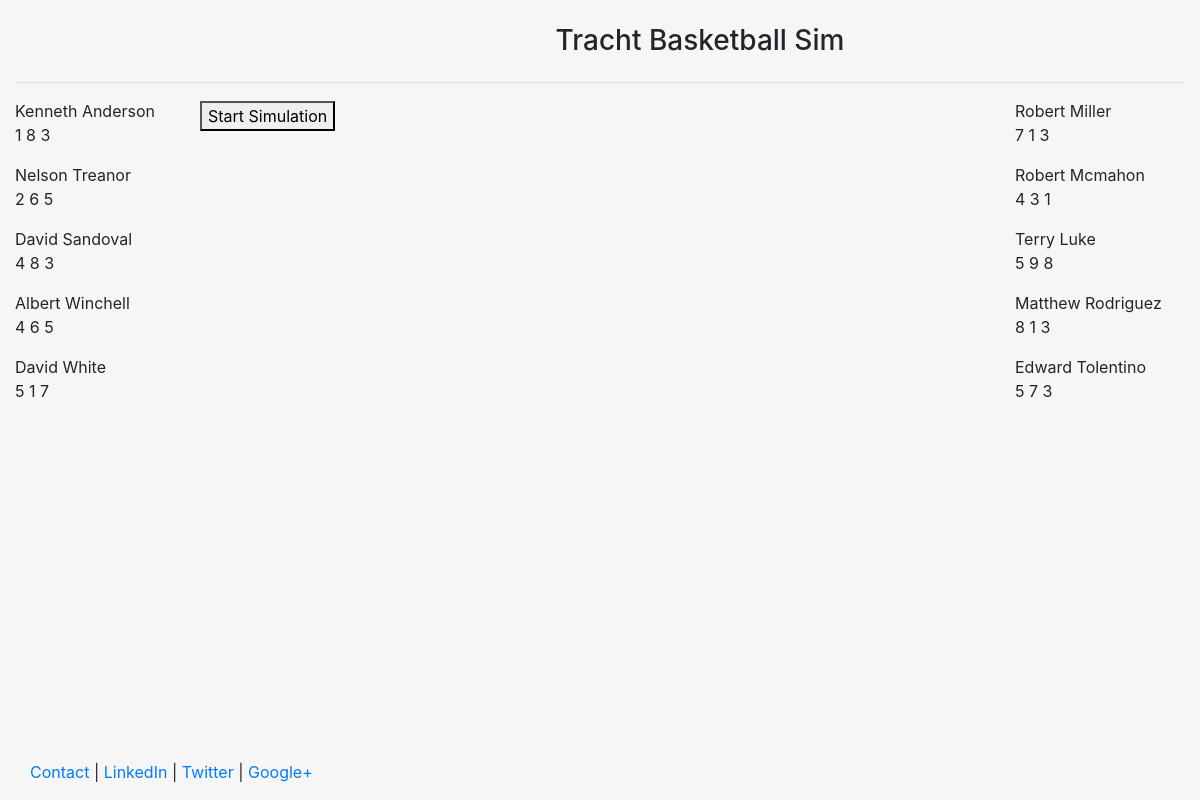
The page / on the database its author committed.
### game/models.py (models this page shows, shortened)
class Team(models.Model):
	ip = models.GenericIPAddressField()
	OpposingTeam = models.IntegerField()
	PointGuardFirstName = models.CharField(max_length = 30)
	PointGuardLastName = models.CharField(max_length = 30)
	PointGuardHeight = models.CharField(max_length = 5)
	PointGuardWeight = models.CharField(max_length = 3)
	PointGuardScoring = models.IntegerField()
	PointGuardPassing = models.IntegerField()
	PointGuardDefense = models.IntegerField()
	ShootingGuardFirstName = models.CharField(max_length = 30)
	ShootingGuardLastName = models.CharField(max_length = 30)
	ShootingGuardHeight = models.CharField(max_length = 5)
	ShootingGuardWeight = models.CharField(max_length = 3)
	ShootingGuardScoring = models.IntegerField()
	ShootingGuardPassing = models.IntegerField()
	ShootingGuardDefense = models.IntegerField()
	SmallForwardFirstName = models.CharField(max_length = 30)
	SmallForwardLastName = models.CharField(max_length = 30)
	SmallForwardHeight = models.CharField(max_length = 5)
	SmallForwardWeight = models.CharField(max_length = 3)
	SmallForwardScoring = models.IntegerField()
	SmallForwardPassing = models.IntegerField()
	SmallForwardDefense = models.IntegerField()
	PowerForwardFirstName = models.CharField(max_length = 30)
	PowerForwardLastName = models.CharField(max_length = 30)
	PowerForwardHeight = models.CharField(max_length = 5)
	PowerForwardWeight = models.CharField(max_length = 3)
	PowerForwardScoring = models.IntegerField()
	PowerForwardPassing = models.IntegerField()
	PowerForwardDefense = models.IntegerField()
	CenterFirstName = models.CharField(max_length = 30)
	CenterLastName = models.CharField(max_length = 30)
	CenterHeight = models.CharField(max_length = 5)
	CenterWeight = models.CharField(max_length = 3)
	CenterScoring = models.IntegerField()
	CenterPassing = models.IntegerField()
	CenterDefense = models.IntegerField()

### game/views.py (the view)
# urls.py: path('', views.index, name='index'),
def index(request):
	newip = get_client_ip(request)
	teams = Team.objects.filter(ip=newip).count()
	if teams >= 1:
		print("User Team Exists")
	else:
		createteam(newip)
		print("Creating Team")
	team = Team.objects.get(ip=newip)
	opposingTeam = Team.objects.get(OpposingTeam = team.pk)
	PointGuardInfo = [team.PointGuardFirstName, team.PointGuardLastName, team.PointGuardWeight,
					team.PointGuardHeight, team.PointGuardScoring, team.PointGuardPassing, team.PointGuardDefense]
	ShootingGuardInfo = [team.ShootingGuardFirstName, team.ShootingGuardLastName, team.ShootingGuardWeight,
					team.ShootingGuardHeight, team.ShootingGuardScoring, team.ShootingGuardPassing, team.ShootingGuardDefense]
	SmallForwardInfo = [team.SmallForwardFirstName, team.SmallForwardLastName, team.SmallForwardWeight,
					team.SmallForwardHeight, team.SmallForwardScoring, team.SmallForwardPassing, team.SmallForwardDefense]
	PowerForwardInfo = [team.PowerForwardFirstName, team.PowerForwardLastName, team.PowerForwardWeight,
					team.PowerForwardHeight, team.PowerForwardScoring, team.PowerForwardPassing, team.PowerForwardDefense]
	CenterInfo = [team.CenterFirstName, team.CenterLastName, team.CenterWeight,
					team.CenterHeight, team.CenterScoring, team.CenterPassing, team.CenterDefense]
	OpposingPointGuardInfo = [opposingTeam.PointGuardFirstName, opposingTeam.PointGuardLastName, opposingTeam.PointGuardWeight,
					opposingTeam.PointGuardHeight, opposingTeam.PointGuardScoring, opposingTeam.PointGuardPassing, opposingTeam.PointGuardDefense]
	OpposingShootingGuardInfo = [opposingTeam.ShootingGuardFirstName, opposingTeam.ShootingGuardLastName, opposingTeam.ShootingGuardWeight,
					opposingTeam.ShootingGuardHeight, opposingTeam.ShootingGuardScoring, opposingTeam.ShootingGuardPassing, opposingTeam.ShootingGuardDefense]
	OpposingSmallForwardInfo = [opposingTeam.SmallForwardFirstName, opposingTeam.SmallForwardLastName, opposingTeam.SmallForwardWeight,
					opposingTeam.SmallForwardHeight, opposingTeam.SmallForwardScoring, opposingTeam.SmallForwardPassing, opposingTeam.SmallForwardDefense]
	OpposingPowerForwardInfo = [opposingTeam.PowerForwardFirstName, opposingTeam.PowerForwardLastName, opposingTeam.PowerForwardWeight,
					opposingTeam.PowerForwardHeight, opposingTeam.PowerForwardScoring, opposingTeam.PowerForwardPassing, opposingTeam.PowerForwardDefense]
	OpposingCenterInfo = [opposingTeam.CenterFirstName, opposingTeam.CenterLastName, opposingTeam.CenterWeight,
					opposingTeam.CenterHeight, opposingTeam.CenterScoring, opposingTeam.CenterPassing, opposingTeam.CenterDefense]
	return render(request, 'game/home.html', {'PointGuard': PointGuardInfo, 'ShootingGuard': ShootingGuardInfo, 'SmallForward': SmallForwardInfo, 'PowerForward': PowerForwardInfo, 'Center': CenterInfo,
							'OpposingPointGuard': OpposingPointGuardInfo, 'OpposingShootingGuard': OpposingShootingGuardInfo, 'OpposingSmallForward': OpposingSmallForwardInfo, 'OpposingPowerForward': OpposingPowerForwardInfo, 'OpposingCenter': OpposingCenterInfo})

### game/views.py (called while the page is built)
def get_client_ip(request):
    x_forwarded_for = request.META.get('HTTP_X_FORWARDED_FOR')
    if x_forwarded_for:
        ip = x_forwarded_for.split(',')[0]
    else:
        ip = request.META.get('REMOTE_ADDR')
    return ip

### game/templates/game/home.html
{% extends "game/header.html" %}
{% block UserPointGuard %}
	<p>
	{{PointGuard.0}} {{PointGuard.1}}
	<br>
	{{PointGuard.4}} {{PointGuard.5}} {{PointGuard.6}}
	</p>
{% endblock %}
{% block UserShootingGuard %}
	<p>
	{{ShootingGuard.0}} {{ShootingGuard.1}}
	<br>
	{{ShootingGuard.4}} {{ShootingGuard.5}} {{ShootingGuard.6}}
	</p>
{% endblock %}
{% block UserSmallForward %}
	<p>
	{{SmallForward.0}} {{SmallForward.1}}
	<br>
	{{SmallForward.4}} {{SmallForward.5}} {{SmallForward.6}}
	</p>
{% endblock %}
{% block UserPowerForward %}
	<p>
	{{PowerForward.0}} {{PowerForward.1}}
	<br>
	{{PowerForward.4}} {{PowerForward.5}} {{PowerForward.6}}
	</p>
{% endblock %}
{% block UserCenterPosition %}
	<p>
	{{Center.0}} {{Center.1}}
	<br>
	{{Center.4}} {{Center.5}} {{Center.6}}
	</p>
{% endblock %}
{% block OpposingPointGuard %}
	<p>
	{{OpposingPointGuard.0}} {{OpposingPointGuard.1}}
	<br>
	{{OpposingPointGuard.4}} {{OpposingPointGuard.5}} {{OpposingPointGuard.6}}
	</p>
{% endblock %}
{% block OpposingShootingGuard %}
	<p>
	{{OpposingShootingGuard.0}} {{OpposingShootingGuard.1}}
	<br>
	{{OpposingShootingGuard.4}} {{OpposingShootingGuard.5}} {{OpposingShootingGuard.6}}
	</p>
{% endblock %}
{% block OpposingSmallForward %}
	<p>
	{{OpposingSmallForward.0}} {{OpposingSmallForward.1}}
	<br>
	{{OpposingSmallForward.4}} {{OpposingSmallForward.5}} {{OpposingSmallForward.6}}
	</p>
{% endblock %}
{% block OpposingPowerForward %}
	<p>
	{{OpposingPowerForward.0}} {{OpposingPowerForward.1}}
	<br>
	{{OpposingPowerForward.4}} {{OpposingPowerForward.5}} {{OpposingPowerForward.6}}
	</p>
{% endblock %}
{% block OpposingCenterPosition %}
	<p>
	{{OpposingCenter.0}} {{OpposingCenter.1}}
	<br>
	{{OpposingCenter.4}} {{OpposingCenter.5}} {{OpposingCenter.6}}
	</p>
{% endblock %}

### game/templates/game/header.html (shortened to what this page needs)
<!DOCTYPE html>
<html lang="en">
<head>
	{% load staticfiles %}
	<link rel="stylesheet" href="{% static 'game/css/bootstrap.min.css' %}" type = "text/css"/>
</head>
<body class="body" style="background-color:#f6f6f6">
	<div class="container-fluid" style="min-height:95%; ">
		<div class="row" id="banner">
			  <div class="col-sm-2">
			  </div>
			  <div class="col-sm-10">
				  <br>
				  <center>
				  <h3>Tracht Basketball Sim</h3>
				  </center>
			  </div>
		</div><hr>
		<div class="row">
		  <div class="col-sm-2" id="User Player List">
				<div class="row" id="Point Guard Row">
					<div class="col-sm-12">
						{% block UserPointGuard %}
						{% endblock %}
					</div>
				</div>
				<div class="row" id="Shooting Guard Row">
					<div class="col-sm-12">
						{% block UserShootingGuard %}
						{% endblock %}
					</div>
				</div>
				<div class="row" id="Small Forward Row">
					<div class="col-sm-12">
						{% block UserSmallForward %}
						{% endblock %}
					</div>
				</div>
				<div class="row" id="Power Forward Row">
					<div class="col-sm-12">
						{% block UserPowerForward %}
						{% endblock %}
					</div>
				</div>
				<div class="row" id="Center Position Row">
					<div class="col-sm-12">
						{% block UserCenterPosition %}
						{% endblock %}
					</div>
				</div>
				<div class="row" id="User Team Stats">
					<div class="col-sm-12">
					</div>
				</div>
		  </div>
		  <div class="col-sm-8" id="Game Screen">
			<div class="row" id="Scoreboard">
				<div class="col-sm-6">
				</div>
				<div class="col-sm-6">
				</div>
			</div>
			<div class="row" id="Matchup Screen">
				<div class="row">
					<div class="col-sm-6">
					</div>
					<div class="col-sm-6">
					</div>
				</div>
				<div class="row">
					<div class="col-sm-6">
					</div>
					<div class="col-sm-6">
					</div>
				</div>
				<div class="row">
					<div class="col-sm-6">
					</div>
					<div class="col-sm-6">
					</div>
				</div>
				<div class="row">
					<div class="col-sm-6">
					</div>
					<div class="col-sm-6">
					</div>
				</div>
			</div>
			<div class="row" id="Start Simulation" style="display: inline">
				<button type="button" id="Start Sim Button">Start Simulation</button>
			</div>
		  </div>
		  <div class="col-sm-2" id="Opposing Player List">
			<div class="row" id="Point Guard Row">
					<div class="col-sm-12">
						{% block OpposingPointGuard %}
						{% endblock %}
					</div>
				</div>
				<div class="row" id="Shooting Guard Row">
					<div class="col-sm-12">
						{% block OpposingShootingGuard %}
						{% endblock %}
					</div>
				</div>
				<div class="row" id="Small Forward Row">
					<div class="col-sm-12">
						{% block OpposingSmallForward %}
						{% endblock %}
					</div>
				</div>
				<div class="row" id="Power Forward Row">
					<div class="col-sm-12">
						{% block OpposingPowerForward %}
						{% endblock %}
					</div>
				</div>
				<div class="row" id="Center Position Row">
					<div class="col-sm-12">
						{% block OpposingCenterPosition %}
						{% endblock %}
					</div>
				</div>
				<div class="row" id="Opposing Team Stats">
					<div class="col-sm-12">
					</div>
				</div>
		  </div>
		</div>
	</div>
	<footer>
		<div class="container-fluid" style='margin-left:15px'>
			<p><a href="#" target="blank">Contact</a> | <a href="#" target="blank">LinkedIn</a> | <a href="#" target="blank">Twitter</a> | <a href="#" target="blank">Google+</a></p>
		</div>
	</footer>
</body>
</html>

### game/templates/game/header.html (style rules this page uses)
html, body { height:100% }

### rows shown on the page
Team: PointGuardFirstName "Kenneth", PointGuardLastName "Anderson", ShootingGuardFirstName "Nelson", ShootingGuardLastName "Treanor", SmallForwardFirstName "David", SmallForwardLastName "Sandoval", PowerForwardFirstName "Albert", PowerForwardLastName "Winchell", CenterFirstName "David", CenterLastName "White"
Team: PointGuardFirstName "Robert", PointGuardLastName "Miller", ShootingGuardFirstName "Robert", ShootingGuardLastName "Mcmahon", SmallForwardFirstName "Terry", SmallForwardLastName "Luke", PowerForwardFirstName "Matthew", PowerForwardLastName "Rodriguez", CenterFirstName "Edward", CenterLastName "Tolentino"

### other values the page prints
{{ PointGuard.4 }} "1"
{{ PointGuard.5 }} "8"
{{ PointGuard.6 }} "3"
{{ ShootingGuard.4 }} "2"
{{ ShootingGuard.5 }} "6"
{{ ShootingGuard.6 }} "5"
{{ SmallForward.4 }} "4"
{{ SmallForward.5 }} "8"
{{ SmallForward.6 }} "3"
{{ PowerForward.4 }} "4"
{{ PowerForward.5 }} "6"
{{ PowerForward.6 }} "5"
{{ Center.4 }} "5"
{{ Center.5 }} "1"
{{ Center.6 }} "7"
